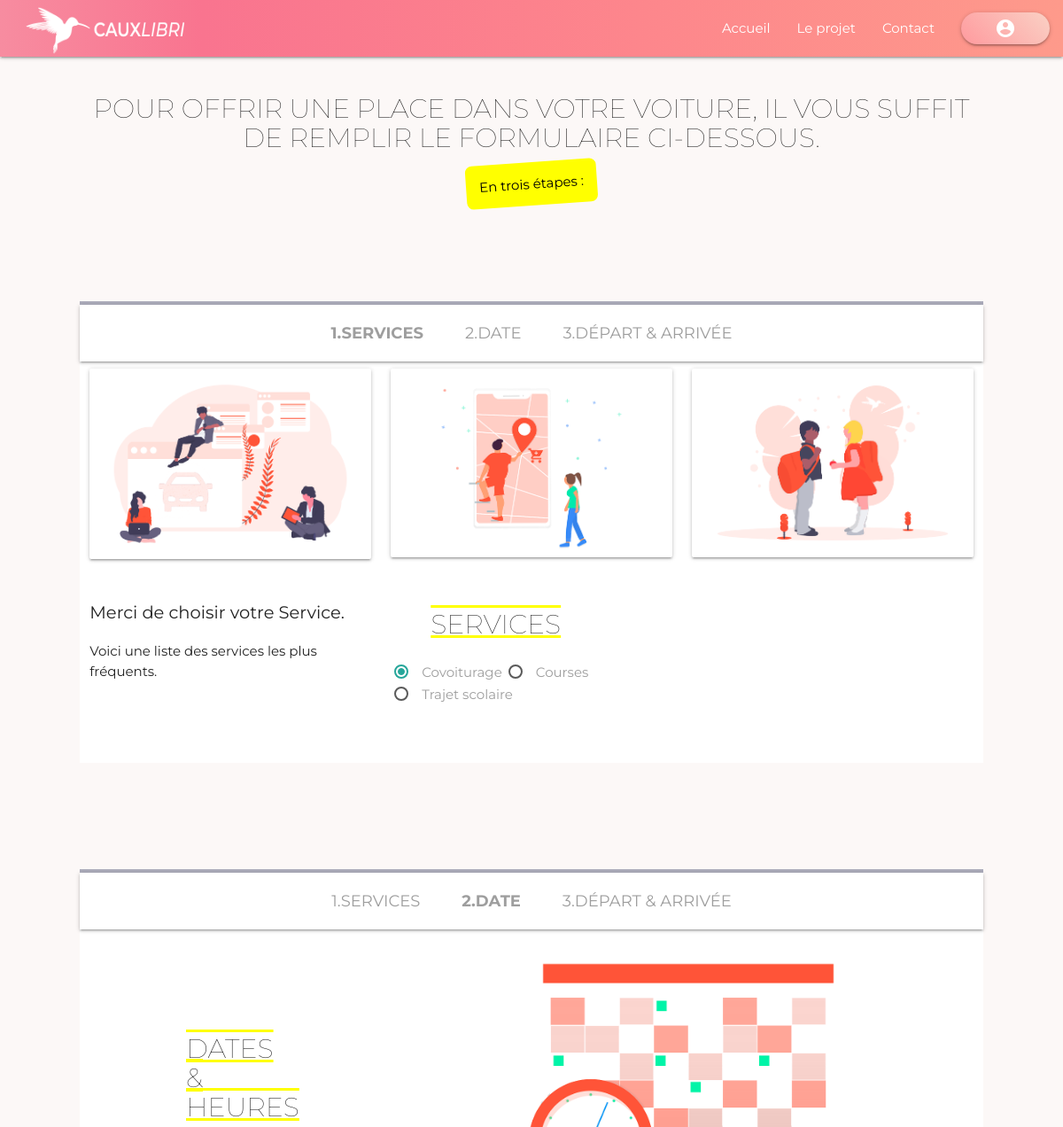
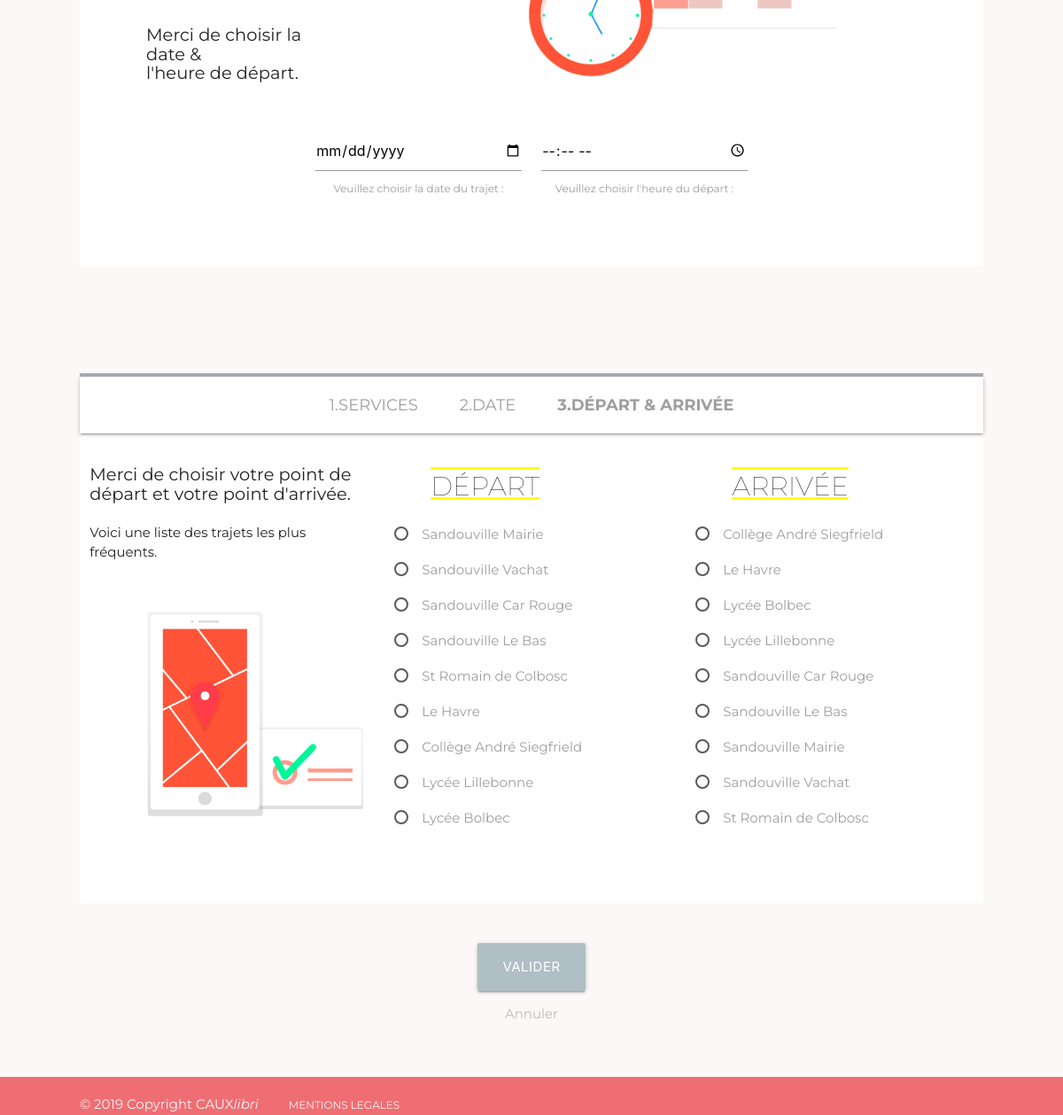
Screenshot of /TrajetForm.php with the database file from the repository (2 pictures, top to bottom).
### tables this page shows
CREATE TABLE `fluo_types` (
  `id_types` int(11) NOT NULL,
  `typesName` varchar(50) NOT NULL
);

CREATE TABLE `fluo_location_choice` (
  `id_location_choice` int(11) NOT NULL,
  `location_choice_name` varchar(150) NOT NULL
);

### controllers/controllerAjoutTrajet.php (called while the page is built, shortened)
<?php
require_once 'models/modelDatabase.php';
require_once 'models/modeltransports.php';
$trajetObj = new transports();
$arrayGetLocation = $trajetObj->getLocation();
$arrayGetLocationEnd = $trajetObj->getLocationEnd();
$arrayGetService = $trajetObj->getService();
$addSuccess = false;

### models/modelDatabase.php (called while the page is built, shortened)
<?php
class database {
    public function __construct(){
        try {
            $this->database = new PDO('mysql:host=localhost;dbname=fluo_colibri;charset=utf8', 'pda', 'pda', array(PDO::ATTR_ERRMODE => PDO::ERRMODE_WARNING));
        } catch (Exception $error) {
            die('Erreur de connexion ' . $error->getMessage());
        }
    }
}
?>

### models/modeltransports.php (called while the page is built, shortened)
<?php
class transports extends database
{
    public function getLocation()
    {
        $queryResult = $this->database->query('SELECT `location_choice_name`, `id_location_choice` FROM `fluo_location_choice`');
        return $queryResult->fetchAll(PDO::FETCH_OBJ);
    }
    public function getLocationEnd()
    {
        $queryResult = $this->database->query('SELECT `location_choice_name`, `id_location_choice` FROM `fluo_location_choice` ORDER BY location_choice_name');
        return $queryResult->fetchAll(PDO::FETCH_OBJ);
    }
    public function getService()
    {
        $queryResult = $this->database->query('SELECT `typesName`, `id_types` FROM `fluo_types`');
        return $queryResult->fetchAll(PDO::FETCH_OBJ);
    }
}

### TrajetForm.php (the view, shortened to what this page needs)
<?php
require_once 'controllers/controllerAjoutTrajet.php';
?>
<!DOCTYPE html>
<html lang="fr">
    <head>
        <link rel="stylesheet" href="https://cdnjs.cloudflare.com/ajax/libs/materialize/1.0.0/css/materialize.min.css">
        <link rel="stylesheet" href="assets/css/style.css" />
    </head>
    <?php include 'nav.php'; ?>
    <?php if ($addSuccess) {
    ?>
        <body class="indexBackground">
            <div class="container center-align">
                <div class="row col s12 m12 l12">
                    <div class="card-content" id="successCardTrajetForm">
                        <div class="col s12 m12 l12">
                            <img class="responsive-img" src="assets/valide.png" width="200" height="200">
                        </div>
                        <div class=" col s12 l12 center-align">
                            <h2 class="errorMessageUserLogin"><mark><?='Merci ! Votre trajet est bien enregisté.'; ?></mark></h2>
                        </div>
                        <div class="row">
                            <a href="user-infosBis.php" class=" waves-effect waves-grey btn-small blue-grey lighten-2 modal-trigger s12 m6">Votre espace</a>
                        </div>
                    </div>
                    <?php
} else {
        ?>
                    <body>
                        <div class="container center-align">
                            <div class="col s12 m6 center-align">
                                <h1>Pour offrir une place dans votre voiture, il vous suffit de remplir le formulaire ci-dessous.</h1>
                                <p class="rotate"><mark>En trois étapes :</mark></p>
                            </div>
                            <div class="row articleTrajetForm">
                                <nav class="dot hide-on-small-only" id="services">
                                    <div class="nav-wrapper white">
                                        <div class="col s12">
                                            <a href="#services" class="breadcrumb grey-text text-grey lighten-1"><b>1.SERVICES</b></a>
                                            <a href="#date" class="breadcrumb grey-text text-grey lighten-1">2.DATE</a>
                                            <a href="#depart" class="breadcrumb grey-text text-grey lighten-1">3.DÉPART  &  ARRIVÉE</a>
                                        </div>
                                    </div>
                                </nav>
                                <div class="col s12 m4 ">
                                    <div class="card">
                                        <div class="card-image">
                                            <img class="responsive-img" src="assets/covoiturage.png">
                                        </div>
                                    </div>
                                </div>
                                <div class="col s12 m4 hide-on-small-only">
                                    <div class="card">
                                        <div class="card-image">
                                            <img src="assets/mapShop.png">
                                        </div>
                                    </div>
                                </div>
                                <div class="col s12 m4 hide-on-small-only">
                                    <div class="card">
                                        <div class="card-image">
                                            <img src="assets/school.png">
                                        </div>
                                    </div>
                                </div>
                                <form method="POST" class="col s12 m12 l12" action="">
                                    <div class="row">
                                        <div class="col s12 m4 l4 left-align">
                                            <h2>Merci de choisir votre Service.</h2>
                                            <p>Voici une liste des services les plus fréquents.</p>
                                        </div>
                                        <div class="col s6 m4 l4 left-align">
                                            <h1 class="souligner">SERVICES</h1>
                                            <?php
        foreach ($arrayGetService as $rowService) {
            ++$count; ?>
                                                <span>
                                                    <label>
                                                        <span><?=$rowService->typesName; ?></span>
                                                    </label>
                                                </span>
                                                <?php
        } ?>
                                        </div>
                                    </div>
                            </div>
                            <div class="row articleTrajetForm hide-on-small-only">
                                <nav class="dot" id="date">
                                    <div class="nav-wrapper white">
                                        <div class="col s12">
                                            <a href="#services" class="breadcrumb grey-text text-grey lighten-1">1.SERVICES</a>
                                            <a href="#date" class="breadcrumb grey-text text-grey lighten-1"><b>2.DATE</b></a>
                                            <a href="#depart" class="breadcrumb grey-text text-grey lighten-1">3.DÉPART & ARRIVÉE</a>
                                        </div>
                                    </div>
                                </nav>
                                <div class="row">
                                    <img class="responsive-img" id="imgDate" src="../LePetitKiosque/assets/date.png">
                                    <div class="col s12 m4 l4 left-align">
                                        <h1 class="souligner"> DATES & HEURES</h1>
                                        <h2>Merci de choisir la date & <br> l'heure de départ.</h2>
                                    </div>
                                </div>
                                <div class="row">
                                    <div class="col s12 offset-l3 l3">
                                        <input name="date" value="<?= (isset($_POST['date'])) ? $date : ''; ?>" id ="date" type = "date" class = "datepicker" />
                                        <label>Veuillez choisir la date du trajet :</label>
                                    </div>
                                    <div class="col s12 l3">
                                        <input name="hour" value="<?=(isset($_POST['hour'])) ? $hour : ''; ?>" id="appt-time" type="time">
                                        <label for="appt-time">Veuillez choisir l'heure du départ :</label>
                                    </div>
                                </div>
                            </div>
                            <div class="row articleTrajetForm">
                                <nav class="dot hide-on-small-only" id="depart">
                                    <div class="nav-wrapper white">
                                        <div class="col s12">
                                            <a href="#services" class="breadcrumb grey-text text-grey lighten-1">1.SERVICES</a>
                                            <a href="#date" class="breadcrumb grey-text text-grey lighten-1">2.DATE</a>
                                            <a href="#depart" class="breadcrumb grey-text text-grey lighten-1"><b>3.DÉPART & ARRIVÉE</b></a>
                                        </div>
                                    </div>
                                </nav>
                                <div class="col s12 m4 l4 left-align">
                                    <h2>Merci de choisir votre point de départ et votre point d'arrivée.</h2>
                                    <p>Voici une liste des trajets les plus fréquents.</p>
                                    <div>
                                        <img class="responsive-img" id="imgDepart" src="../LePetitKiosque/assets/from.png">
                                    </div>
                                </div>
                                <div class="col s12 m4 l4 left-align">
                                    <h1 class="souligner">DÉPART</h1>
                                    <?php
                                    foreach ($arrayGetLocation as $rowStartLocation) {
                                        ?>
                                        <p>
                                            <label>
                                                <span><?=$rowStartLocation->location_choice_name; ?></span>
                                            </label>
                                        </p>
                                        <?php
                                    } ?>
                                </div>
                                <div class="col s12 m4 l4 left-align">
                                    <h1 class="souligner">ARRIVÉE</h1>
                                    <?php
                                    foreach ($arrayGetLocationEnd as $rowArrivalLocation) {
                                        ?>
                                        <p>
                                            <label>
                                                <span><?=$rowArrivalLocation->location_choice_name; ?></span>
                                            </label>
                                        </p>
                                        <?php
                                    } ?>
                                </div>
                            </div>
                            <div class="row input-field col s12 l12" id="submitFormTrajetBtn">
                                <button class="waves-effect waves-light btn-large blue-grey lighten-3" type="submit" name="submitFormTrajet">VALIDER</button>
                                <p><a class="colorLink" href="index.php">Annuler</a></p>
                            </div>
                        </div>
                        <?php include 'footer.php'; ?>
                        <?php
    }
?>
    </body>
</html>

### assets/css/style.css (style rules this page uses)
body { font-family: 'Montserrat', sans-serif; background-color: #fcf8f7; }
img, table, td, blockquote, code, pre, textarea, input, iframe, object, embed, video { max-width: 100%; }
.souligner { text-decoration: underline overline #FFFF00; padding-right: 2rem; padding-left: 2rem; margin-left: 1rem; margin-right: 1rem; }
h1 { text-transform: uppercase; font-weight: 100; font-size: 2em; }
h2 { font-size: 1.3em; }
nav { background-image: linear-gradient(to right, #f78ca0 0%, #f9748f 19%, #fd868c 60%, #fe9a8b 100%); }
button { padding: 0px; }
.articleTrajetForm { margin: unset; margin-top: 8rem; padding-bottom: 3rem; background-color: white; border-top: .3rem rgb(172, 172, 187) solid; font-size: 1rem; }
mark { padding: 1rem; border-radius: .5rem; margin-bottom: 1.3rem; font-size: 1rem; }
.rotate { transform: rotate(-4deg); }
.colorLink { color: #bbb; }
#imgDate { max-width: 30rem; max-height: 30rem; }
#submitFormTrajetBtn { margin: 3rem; }
#imgDepart { max-width: 23rem; max-height: 30rem; }
.hide-on-small-only .left-align { padding: 5rem; padding-bottom: inherit; }
@media only screen and (min-width: 993px) { .container { width: 85%; } }

### rows the page displays
fluo_types: typesName "Covoiturage"
fluo_types: typesName "Courses"
fluo_types: typesName "Trajet scolaire"
fluo_location_choice: location_choice_name "Sandouville Mairie"
fluo_location_choice: location_choice_name "Sandouville Vachat"
fluo_location_choice: location_choice_name "Sandouville Car Rouge"
fluo_location_choice: location_choice_name "Sandouville Le Bas"
fluo_location_choice: location_choice_name "St Romain de Colbosc"
fluo_location_choice: location_choice_name "Le Havre"
fluo_location_choice: location_choice_name "Collège André Siegfrield"
fluo_location_choice: location_choice_name "Lycée Lillebonne"
fluo_location_choice: location_choice_name "Lycée Bolbec"
